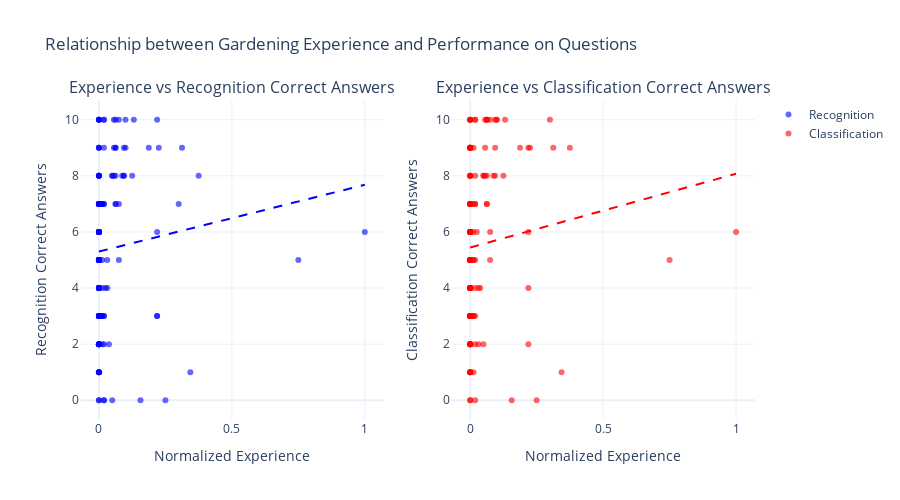

Notebook cell for this chart:
### Code cell
# 3. RESULTS VISUALIZATIONS
print("\n" + "=" * 60)
print("=== RESULTS VISUALIZATIONS ===")

# Criar scatter plots para mostrar correlações
fig_scatter = make_subplots(rows=1, cols=2, subplot_titles=("Experience vs Recognition Correct Answers", "Experience vs Classification Correct Answers"), horizontal_spacing=0.1)

# Scatter plot - Reconhecimento
fig_scatter.add_trace(
    go.Scatter(
        x=df_valid_rec["experiencia_hortas_normalizada"],
        y=df_valid_rec["acertos_rec"],
        mode="markers",
        name="Recognition",
        marker=dict(color="blue", size=6, opacity=0.6),
        text=[f"Exp: {x:.3f}<br>Correct: {y}" for x, y in zip(df_valid_rec["experiencia_hortas_normalizada"], df_valid_rec["acertos_rec"])],
        hovertemplate="%{text}<extra></extra>",
    ),
    row=1,
    col=1,
)

# Scatter plot - Classificação
fig_scatter.add_trace(
    go.Scatter(
        x=df_valid_class["experiencia_hortas_normalizada"],
        y=df_valid_class["acertos_class"],
        mode="markers",
        name="Classification",
        marker=dict(color="red", size=6, opacity=0.6),
        text=[f"Exp: {x:.3f}<br>Correct: {y}" for x, y in zip(df_valid_class["experiencia_hortas_normalizada"], df_valid_class["acertos_class"])],
        hovertemplate="%{text}<extra></extra>",
    ),
    row=1,
    col=2,
)

# Adicionar linha de tendência (regressão linear simples)
import numpy as np
from sklearn.linear_model import LinearRegression

# Linha de tendência - Reconhecimento
lr_rec = LinearRegression()
X_rec = df_valid_rec["experiencia_hortas_normalizada"].values.reshape(-1, 1)
y_rec = df_valid_rec["acertos_rec"].values
lr_rec.fit(X_rec, y_rec)
x_trend = np.linspace(0, 1, 100)
y_trend_rec = lr_rec.predict(x_trend.reshape(-1, 1))

fig_scatter.add_trace(go.Scatter(x=x_trend, y=y_trend_rec, mode="lines", name="Trend Rec", line=dict(color="blue", dash="dash"), showlegend=False), row=1, col=1)

# Linha de tendência - Classificação
lr_class = LinearRegression()
X_class = df_valid_class["experiencia_hortas_normalizada"].values.reshape(-1, 1)
y_class = df_valid_class["acertos_class"].values
lr_class.fit(X_class, y_class)
y_trend_class = lr_class.predict(x_trend.reshape(-1, 1))

fig_scatter.add_trace(go.Scatter(x=x_trend, y=y_trend_class, mode="lines", name="Trend Class", line=dict(color="red", dash="dash"), showlegend=False), row=1, col=2)

fig_scatter.update_layout(title_text="Relationship between Gardening Experience and Performance on Questions", height=500, showlegend=True)

fig_scatter.update_xaxes(title_text="Normalized Experience", row=1, col=1)
fig_scatter.update_xaxes(title_text="Normalized Experience", row=1, col=2)
fig_scatter.update_yaxes(title_text="Recognition Correct Answers", row=1, col=1)
fig_scatter.update_yaxes(title_text="Classification Correct Answers", row=1, col=2)

fig_scatter.show()

### Figure 1 — Plotly figure (JSON) as saved in the notebook; plotly's stock layout.template omitted (floating-point values rounded to 4 significant figures; data arrays with more than 128 entries replaced by an {"elided": "..."} marker saying what was removed)
{"data": [{"hovertemplate": "%{text}<extra></extra>", "marker": {"color": "blue", "opacity": 0.6, "size": 6}, "mode": "markers", "name": "Recognition", "text": {"elided": "148 str values"}, "type": "scatter", "x": {"elided": "148 float values"}, "xaxis": "x", "y": {"elided": "148 int values"}, "yaxis": "y"}, {"hovertemplate": "%{text}<extra></extra>", "marker": {"color": "red", "opacity": 0.6, "size": 6}, "mode": "markers", "name": "Classification", "text": {"elided": "148 str values"}, "type": "scatter", "x": {"elided": "148 float values"}, "xaxis": "x2", "y": {"elided": "148 int values"}, "yaxis": "y2"}, {"line": {"color": "blue", "dash": "dash"}, "mode": "lines", "name": "Trend Rec", "showlegend": false, "type": "scatter", "x": [0.0, 0.0101, 0.0202, 0.0303, 0.0404, 0.05051, 0.06061, 0.07071, 0.08081, 0.09091, 0.101, 0.1111, 0.1212, 0.1313, 0.1414, 0.1515, 0.1616, 0.1717, 0.1818, 0.1919, 0.202, 0.2121, 0.2222, 0.2323, 0.2424, 0.2525, 0.2626, 0.2727, 0.2828, 0.2929, 0.303, 0.3131, 0.3232, 0.3333, 0.3434, 0.3535, 0.3636, 0.3737, 0.3838, 0.3939, 0.404, 0.4141, 0.4242, 0.4343, 0.4444, 0.4545, 0.4646, 0.4747, 0.4848, 0.4949, 0.5051, 0.5152, 0.5253, 0.5354, 0.5455, 0.5556, 0.5657, 0.5758, 0.5859, 0.596, 0.6061, 0.6162, 0.6263, 0.6364, 0.6465, 0.6566, 0.6667, 0.6768, 0.6869, 0.697, 0.7071, 0.7172, 0.7273, 0.7374, 0.7475, 0.7576, 0.7677, 0.7778, 0.7879, 0.798, 0.8081, 0.8182, 0.8283, 0.8384, 0.8485, 0.8586, 0.8687, 0.8788, 0.8889, 0.899, 0.9091, 0.9192, 0.9293, 0.9394, 0.9495, 0.9596, 0.9697, 0.9798, 0.9899, 1.0], "xaxis": "x", "y": [5.301, 5.325, 5.349, 5.373, 5.397, 5.421, 5.445, 5.469, 5.493, 5.517, 5.541, 5.565, 5.589, 5.613, 5.637, 5.661, 5.685, 5.709, 5.733, 5.758, 5.782, 5.806, 5.83, 5.854, 5.878, 5.902, 5.926, 5.95, 5.974, 5.998, 6.022, 6.046, 6.07, 6.094, 6.118, 6.142, 6.166, 6.19, 6.215, 6.239, 6.263, 6.287, 6.311, 6.335, 6.359, 6.383, 6.407, 6.431, 6.455, 6.479, 6.503, 6.527, 6.551, 6.575, 6.599, 6.623, 6.647, 6.672, 6.696, 6.72, 6.744, 6.768, 6.792, 6.816, 6.84, 6.864, 6.888, 6.912, 6.936, 6.96, 6.984, 7.008, 7.032, 7.056, 7.08, 7.104, 7.129, 7.153, 7.177, 7.201, 7.225, 7.249, 7.273, 7.297, 7.321, 7.345, 7.369, 7.393, 7.417, 7.441, 7.465, 7.489, 7.513, 7.537, 7.561, 7.586, 7.61, 7.634, 7.658, 7.682], "yaxis": "y"}, {"line": {"color": "red", "dash": "dash"}, "mode": "lines", "name": "Trend Class", "showlegend": false, "type": "scatter", "x": [0.0, 0.0101, 0.0202, 0.0303, 0.0404, 0.05051, 0.06061, 0.07071, 0.08081, 0.09091, 0.101, 0.1111, 0.1212, 0.1313, 0.1414, 0.1515, 0.1616, 0.1717, 0.1818, 0.1919, 0.202, 0.2121, 0.2222, 0.2323, 0.2424, 0.2525, 0.2626, 0.2727, 0.2828, 0.2929, 0.303, 0.3131, 0.3232, 0.3333, 0.3434, 0.3535, 0.3636, 0.3737, 0.3838, 0.3939, 0.404, 0.4141, 0.4242, 0.4343, 0.4444, 0.4545, 0.4646, 0.4747, 0.4848, 0.4949, 0.5051, 0.5152, 0.5253, 0.5354, 0.5455, 0.5556, 0.5657, 0.5758, 0.5859, 0.596, 0.6061, 0.6162, 0.6263, 0.6364, 0.6465, 0.6566, 0.6667, 0.6768, 0.6869, 0.697, 0.7071, 0.7172, 0.7273, 0.7374, 0.7475, 0.7576, 0.7677, 0.7778, 0.7879, 0.798, 0.8081, 0.8182, 0.8283, 0.8384, 0.8485, 0.8586, 0.8687, 0.8788, 0.8889, 0.899, 0.9091, 0.9192, 0.9293, 0.9394, 0.9495, 0.9596, 0.9697, 0.9798, 0.9899, 1.0], "xaxis": "x2", "y": [5.444, 5.471, 5.497, 5.524, 5.551, 5.577, 5.604, 5.63, 5.657, 5.683, 5.71, 5.737, 5.763, 5.79, 5.816, 5.843, 5.87, 5.896, 5.923, 5.949, 5.976, 6.003, 6.029, 6.056, 6.082, 6.109, 6.136, 6.162, 6.189, 6.215, 6.242, 6.268, 6.295, 6.322, 6.348, 6.375, 6.401, 6.428, 6.455, 6.481, 6.508, 6.534, 6.561, 6.588, 6.614, 6.641, 6.667, 6.694, 6.721, 6.747, 6.774, 6.8, 6.827, 6.854, 6.88, 6.907, 6.933, 6.96, 6.986, 7.013, 7.04, 7.066, 7.093, 7.119, 7.146, 7.173, 7.199, 7.226, 7.252, 7.279, 7.306, 7.332, 7.359, 7.385, 7.412, 7.439, 7.465, 7.492, 7.518, 7.545, 7.571, 7.598, 7.625, 7.651, 7.678, 7.704, 7.731, 7.758, 7.784, 7.811, 7.837, 7.864, 7.891, 7.917, 7.944, 7.97, 7.997, 8.024, 8.05, 8.077], "yaxis": "y2"}], "layout": {"annotations": [{"font": {"size": 16}, "showarrow": false, "text": "Experience vs Recognition Correct Answers", "x": 0.225, "xanchor": "center", "xref": "paper", "y": 1, "yanchor": "bottom", "yref": "paper"}, {"font": {"size": 16}, "showarrow": false, "text": "Experience vs Classification Correct Answers", "x": 0.775, "xanchor": "center", "xref": "paper", "y": 1, "yanchor": "bottom", "yref": "paper"}], "height": 500, "showlegend": true, "title": {"text": "Relationship between Gardening Experience and Performance on Questions"}, "xaxis": {"anchor": "y", "domain": [0, 0.45], "title": {"text": "Normalized Experience"}}, "xaxis2": {"anchor": "y2", "domain": [0.55, 1], "title": {"text": "Normalized Experience"}}, "yaxis": {"anchor": "x", "domain": [0, 1], "title": {"text": "Recognition Correct Answers"}}, "yaxis2": {"anchor": "x2", "domain": [0, 1], "title": {"text": "Classification Correct Answers"}}}}
